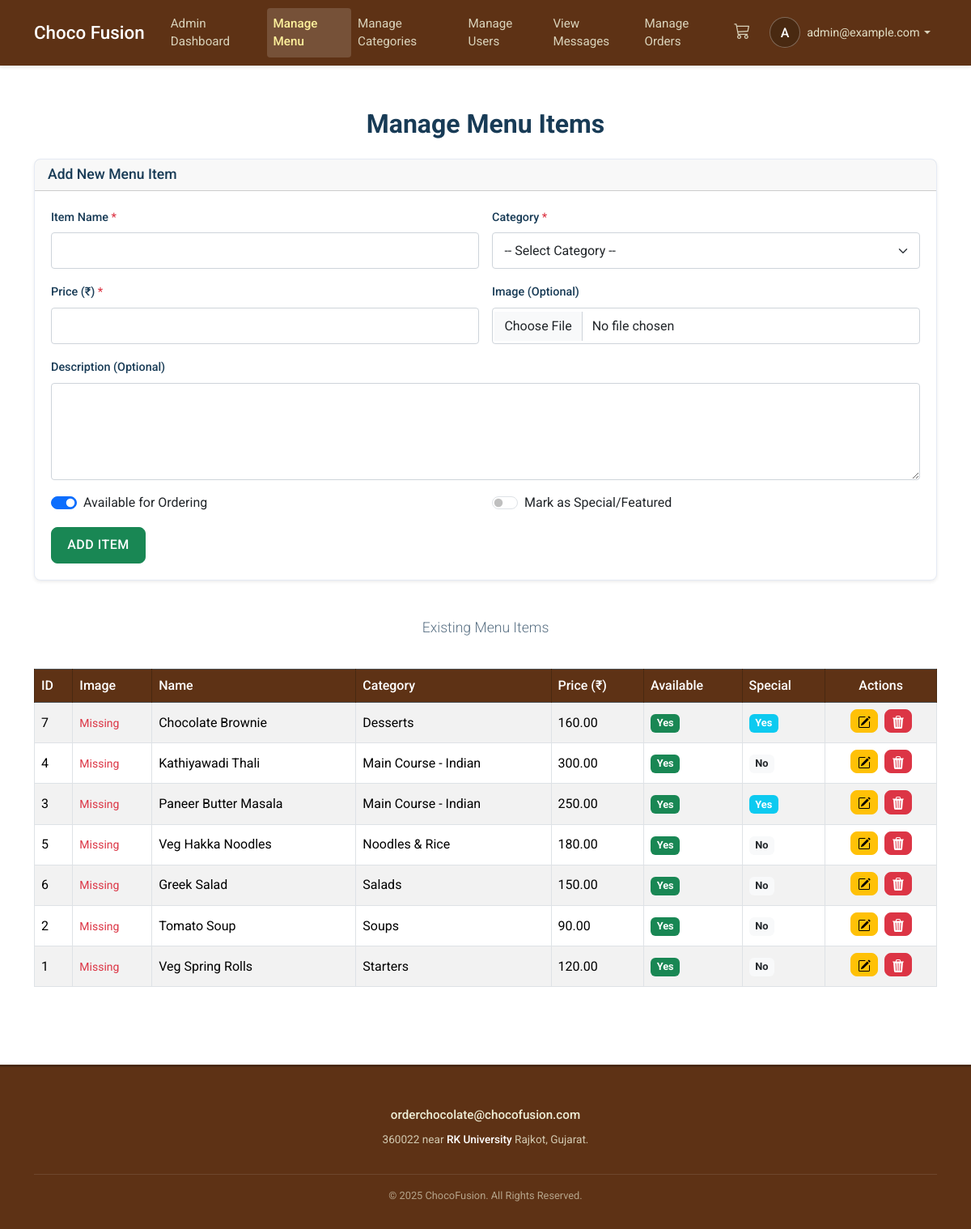
The app's page /manage_menu.php (signed in) with its own data.
### tables this page shows
CREATE TABLE `menu_items` (
  `id` int(11) NOT NULL,
  `category_id` int(11) DEFAULT NULL COMMENT 'Foreign key linking to categories table',
  `name` varchar(255) NOT NULL COMMENT 'Name of the food item',
  `description` text DEFAULT NULL COMMENT 'Description of the food item',
  `price` decimal(10,2) NOT NULL COMMENT 'Price of the item',
  `image_url` varchar(255) DEFAULT NULL COMMENT 'URL or path to the item image',
  `is_available` tinyint(1) NOT NULL DEFAULT 1 COMMENT 'Flag to indicate if item is currently offered (1=Yes, 0=No)',
  `is_special` tinyint(1) NOT NULL DEFAULT 0 COMMENT 'Flag for special/featured items (1=Yes, 0=No)',
  `created_at` timestamp NOT NULL DEFAULT current_timestamp(),
  `updated_at` timestamp NOT NULL DEFAULT current_timestamp() ON UPDATE current_timestamp()
);

CREATE TABLE `categories` (
  `id` int(11) NOT NULL,
  `name` varchar(100) NOT NULL COMMENT 'Category name',
  `description` text DEFAULT NULL COMMENT 'Optional category description',
  `created_at` timestamp NOT NULL DEFAULT current_timestamp(),
  `updated_at` timestamp NOT NULL DEFAULT current_timestamp() ON UPDATE current_timestamp()
);

### manage_menu.php (the view, shortened to what this page needs)
<?php
include 'config.php';
$item_name = '';
$item_description = '';
$item_price = '';
$item_is_available = 1;
$item_is_special = 0;
$page_heading = 'Add New Menu Item';
$button_text = 'Add Item';
$menu_items = [];
$sql_read = "SELECT mi.*, c.name as category_name
             FROM menu_items mi
             LEFT JOIN categories c ON mi.category_id = c.id
             ORDER BY c.name ASC, mi.name ASC";
$stmt_read = $con->prepare($sql_read);
if ($stmt_read) {
    if ($stmt_read->execute()) {
        $result = $stmt_read->get_result();
        $menu_items = $result->fetch_all(MYSQLI_ASSOC);
    } else {
        $error_message = "Error fetching menu items: " . $stmt_read->error;
    }
} else {
     $error_message = "Error preparing read statement: " . $con->error;
}
include 'header.php';
?>
<div class="container section">
    <h1 class="section-title text-center mb-4">Manage Menu Items</h1>
    <div class="card shadow-sm mb-4">
         <div class="card-header">
            <h5 class="mb-0"><?php echo htmlspecialchars($page_heading); ?></h5>
        </div>
        <div class="card-body">
            <form action="manage_menu.php" method="POST" enctype="multipart/form-data">
                <div class="row g-3">
                    <div class="col-md-6">
                        <label for="item_name" class="form-label">Item Name <span class="text-danger">*</span></label>
                        <input type="text" class="form-control" id="item_name" name="item_name" value="<?php echo htmlspecialchars($item_name); ?>" required>
                    </div>
                    <div class="col-md-6">
                        <label for="item_category_id" class="form-label">Category <span class="text-danger">*</span></label>
                        <select class="form-select" id="item_category_id" name="item_category_id" required>
                            <option value="">-- Select Category --</option>
                        </select>
                    </div>
                    <div class="col-md-6">
                        <label for="item_price" class="form-label">Price (₹) <span class="text-danger">*</span></label>
                        <input type="number" step="0.01" min="0" class="form-control" id="item_price" name="item_price" value="<?php echo htmlspecialchars($item_price); ?>" required>
                    </div>
                    <div class="col-md-6">
                        <label for="item_image" class="form-label">Image (Optional)</label>
                        <input class="form-control" type="file" id="item_image" name="item_image" accept="image/jpeg, image/png, image/gif, image/webp">
                    </div>
                     <div class="col-12">
                        <label for="item_description" class="form-label">Description (Optional)</label>
                        <textarea class="form-control" id="item_description" name="item_description" rows="3"><?php echo htmlspecialchars($item_description); ?></textarea>
                    </div>
                     <div class="col-md-6">
                        <div class="form-check form-switch">
                           <input class="form-check-input" type="checkbox" role="switch" id="item_is_available" name="item_is_available" value="1" <?php echo ($item_is_available == 1) ? 'checked' : ''; ?>>
                           <label class="form-check-label" for="item_is_available">Available for Ordering</label>
                        </div>
                    </div>
                     <div class="col-md-6">
                        <div class="form-check form-switch">
                           <input class="form-check-input" type="checkbox" role="switch" id="item_is_special" name="item_is_special" value="1" <?php echo ($item_is_special == 1) ? 'checked' : ''; ?>>
                           <label class="form-check-label" for="item_is_special">Mark as Special/Featured</label>
                        </div>
                    </div>
                    <div class="col-12">
                        <button type="submit" class="btn btn-success" name="save_item"><?php echo htmlspecialchars($button_text); ?></button>
                    </div>
                </div>
            </form>
        </div>
    </div>
    <h2 class="section-subtitle text-center mt-5">Existing Menu Items</h2>
    <div class="table-responsive">
        <table class="table table-striped table-bordered table-hover align-middle">
            <thead class="table-dark">
                <tr>
                    <th>ID</th>
                    <th>Image</th>
                    <th>Name</th>
                    <th>Category</th>
                    <th>Price (₹)</th>
                    <th>Available</th>
                    <th>Special</th>
                    <th class="text-center">Actions</th>
                </tr>
            </thead>
            <tbody>
                 <?php if (empty($menu_items)): ?>
                    <tr>
                        <td colspan="8" class="text-center">No menu items found. Add one using the form above.</td>
                    </tr>
                <?php else: ?>
                    <?php foreach ($menu_items as $item): ?>
                        <tr>
                            <td><?php echo htmlspecialchars($item['id']); ?></td>
                            <td>
                                <?php if (!empty($item['image_url']) && file_exists($item['image_url'])): ?>
                                    <img src="<?php echo htmlspecialchars($item['image_url']); ?>?t=<?php echo time();  ?>" alt="<?php echo htmlspecialchars($item['name']); ?>" height="50" width="50" class="img-thumbnail">
                                <?php elseif (!empty($item['image_url'])): ?>
                                    <span class="text-danger small">Missing</span>
                                <?php else: ?>
                                    <span class="text-muted small">None</span>
                                <?php endif; ?>
                            </td>
                            <td><?php echo htmlspecialchars($item['name']); ?></td>
                            <td><?php echo htmlspecialchars($item['category_name'] ?? 'N/A'); ?></td>
                            <td><?php echo number_format($item['price'], 2); ?></td>
                            <td><?php echo $item['is_available'] ? '<span class="badge bg-success">Yes</span>' : '<span class="badge bg-secondary">No</span>'; ?></td>
                            <td><?php echo $item['is_special'] ? '<span class="badge bg-info">Yes</span>' : '<span class="badge bg-light text-dark">No</span>'; ?></td>
                            <td class="text-center">
                                <a href="manage_menu.php?action=edit&id=<?php echo $item['id']; ?>" class="btn btn-sm btn-warning mb-1 me-1" title="Edit">
                                </a>
                                <form action="manage_menu.php" method="POST" style="display: inline;" onsubmit="return confirm('Are you sure you want to delete this menu item?');">
                                    <button type="submit" name="delete_item" class="btn btn-sm btn-danger mb-1" title="Delete">
                                    </button>
                                </form>
                            </td>
                        </tr>
                    <?php endforeach; ?>
                <?php endif; ?>
            </tbody>
        </table>
    </div>
</div>
<?php
include 'footar.php';
?>

### styles.css (style rules this page uses)
:root { --primary-color: #5e3215; --secondary-color: #492911; --accent-color: #fef19c; --light-bg: #dee2f7; --dark-text: #183b56; --medium-text: #5a7184; --light-text: #efefd7; --white: #ffffff; --black: #000000; --link-color: #37afe1; --danger-color: #dc3545; --success-color: #198754; --warning-color: #ffc107; --info-color: #0dcaf0; --gradient-primary: linear-gradient(var(--secondary-color), #492911, #5e3215); --radial-gradient-special: radial-gradient(#f7cfd8, #f4f8d3,#a9b3f3 , #492911); --border-color: #e5eaf4; --border-color-subtle: rgba(0,0,0,0.1); }
body { font-family: "Roboto", sans-serif; color: var(--medium-text); display: flex; flex-direction: column; min-height: 100vh; background-color: var(--white); }
h1, h2, h3, h4, h5, h6 { color: var(--dark-text); font-family: "Roboto", sans-serif; font-weight: 500; }
h1 { font-size: 2rem; }
h2 { font-size: 1.75rem; }
h5 { font-size: 1.1rem; }
a { color: var(--link-color); text-decoration: none; transition: color 0.2s ease; }
.btn { border-radius: 8px; padding: 0.6rem 1.2rem; font-family: "Roboto", sans-serif; font-weight: 500; border-width: 1px; border-style: solid; transition: all 0.2s ease-in-out; cursor: pointer; text-transform: uppercase; letter-spacing: 0.5px; }
.btn-sm { padding: 0.4rem 0.8rem; font-size: 0.8rem; }
.section { padding-top: 4rem; padding-bottom: 4rem; }
.section-title { color: var(--dark-text); font-size: 2rem; font-weight: 700; margin-bottom: 1rem; }
.section-subtitle { color: var(--medium-text); font-size: 1.1rem; margin-bottom: 2.5rem; font-weight: 300; }
.card { background-color: var(--white); border: 1px solid var(--border-color); border-radius: 8px; height: 100%; display: flex; flex-direction: column; transition: box-shadow 0.3s ease, transform 0.3s ease; }
.card-body { flex-grow: 1; display: flex; flex-direction: column; padding: 1.25rem; }
.form-label { color: var(--dark-text); font-weight: 500; margin-bottom: 0.5rem; font-size: 0.9rem; }
.form-control, .form-select { border-radius: 4px; border: 1px solid #ced4da; padding: 0.6rem 0.9rem; font-size: 1rem; transition: border-color 0.2s ease, box-shadow 0.2s ease; }
textarea.form-control { min-height: 120px; }
.table { margin-bottom: 2rem; }
.table thead th { background-color: var(--primary-color); color: var(--white); border-color: var(--secondary-color); font-weight: 500; vertical-align: middle; }
.table td, .table th { vertical-align: middle; }
.table .badge { font-size: 0.8em; padding: 0.4em 0.6em; }
.table .btn-sm { padding: 0.25rem 0.5rem; font-size: 0.8rem; }
.text-danger { color: var(--danger-color) !important; }

### records on screen
menu_items: id "7", shows "Missing", name "Chocolate Brownie", category.name "Desserts", price "160.00", is_available "Yes", is_special "Yes"
menu_items: id "4", shows "Missing", name "Kathiyawadi Thali", category.name "Main Course - Indian", price "300.00", is_available "Yes", is_special "No"
menu_items: id "3", shows "Missing", name "Paneer Butter Masala", category.name "Main Course - Indian", price "250.00", is_available "Yes", is_special "Yes"
menu_items: id "5", shows "Missing", name "Veg Hakka Noodles", category.name "Noodles & Rice", price "180.00", is_available "Yes", is_special "No"
menu_items: id "6", shows "Missing", name "Greek Salad", category.name "Salads", price "150.00", is_available "Yes", is_special "No"
menu_items: id "2", shows "Missing", name "Tomato Soup", category.name "Soups", price "90.00", is_available "Yes", is_special "No"
menu_items: id "1", shows "Missing", name "Veg Spring Rolls", category.name "Starters", price "120.00", is_available "Yes", is_special "No"

### other values on screen
$_SESSION['email'][0] "A"
$_SESSION['email'] "admin@example.com"
$page_heading "Add New Menu Item"
$button_text "ADD ITEM"
